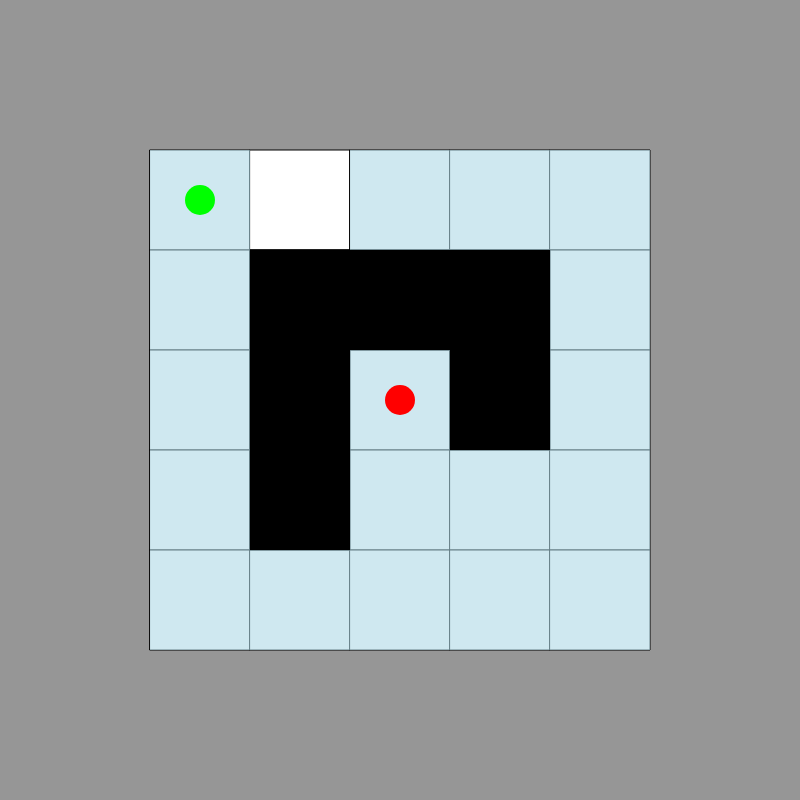
Frame 1 (no input)
Frame 60 (no input): identical to frame 1, image omitted
Frame 120 (the mouse pressed at the canvas centre since frame 60): identical to frame 1, image omitted

The p5.js sketch that drew this single still picture (run headless with seeded random() and noise() and a simulated clock; from frame 60 on, the mouse is pressed at the canvas centre):

// p5.js sketch
// ── sketch.js
let mx = 150;
let my = 150;
let ms = 500;
let bs = ms / 5;
let xPos;
let yPos;
let speed = 100;
let p;
let g;
let blockages = [];

let pathNodes = [];
let visitedNodes = [];
let currentPathIndex = 0;
let animationStarted = false;

function setup() {
  createCanvas(800, 800);
  let playerColor = color(255, 0, 0);
  p = new Player(mx + ms / 2, my + ms / 2, 30, playerColor);
  let goalColor = color(0, 255, 0);
  g = new Goal(mx + bs / 2, my + bs / 2, 30, goalColor);

  blockages = [
    new Block(mx + 1 * bs, my + 1 * bs, bs, true, false),
    new Block(mx + 2 * bs, my + 1 * bs, bs, true, false),
    new Block(mx + 3 * bs, my + 1 * bs, bs, true, false),
    new Block(mx + 3 * bs, my + 2 * bs, bs, true, false),
    new Block(mx + 1 * bs, my + 2 * bs, bs, true, false),
    new Block(mx + 1 * bs, my + 3 * bs, bs, true, false),
  ];

  findPath();
}

function draw() {
  background(150);

  // Draw maze blocks
  for (let i = 0; i < 5; i++) {
    for (let j = 0; j < 5; j++) {
      const b = new Block(mx + i * bs, my + j * bs, bs, false, false);
      b.drawBlock();
    }
  }

  // Draw blockages
  for (let blockage of blockages) {
    blockage.drawBlock();
  }

  // Draw visited nodes
  for (let node of visitedNodes) {
    fill(173, 216, 230, 150); // Light blue, semi-transparent
    noStroke();
    square(node.x, node.y, bs);
  }

  // Draw path nodes
  for (let i = 0; i < currentPathIndex && i < pathNodes.length; i++) {
    fill(255, 255, 0, 150); // Yellow, semi-transparent
    noStroke();
    square(pathNodes[i].x, pathNodes[i].y, bs);
  }

  // Store current position before movement
  let nextX = p.x;
  let nextY = p.y;

  // Calculate next position based on key press
  //if (keyIsDown(DOWN_ARROW)) {
  //  nextY += 2;
  //}
  //if (keyIsDown(UP_ARROW)) {
  //  nextY -= 2;
  //}
  //if (keyIsDown(RIGHT_ARROW)) {
  //  nextX += 2;
  //}
  //if (keyIsDown(LEFT_ARROW)) {
  //  nextX -= 2;
  //}

  // Only move if there's no collision with blockages or maze boundaries
  //if (!detectCollision(nextX, nextY) && !detectMazeCollision(nextX, nextY)) {
  //  p.movePlayer(nextX, nextY);
  //}

  g.drawGoal();
  p.drawPlayer();

  // Animate path
  if (
    animationStarted &&
    frameCount % 20 === 0 &&
    currentPathIndex < pathNodes.length
  ) {
    currentPathIndex++;
    if (currentPathIndex < pathNodes.length) {
      p.movePlayer(
        pathNodes[currentPathIndex].x + bs / 2,
        pathNodes[currentPathIndex].y + bs / 2,
      );
    }
  }
}

function keyPressed() {
  if (keyCode === ENTER) {
    animationStarted = true;
  }
  if (keyCode === 82) {
    // 'R' key
    resetAnimation();
  }
}

function resetAnimation() {
  currentPathIndex = 0;
  animationStarted = false;
  p.movePlayer(mx + 2 * bs + bs / 2, my + 2 * bs + bs / 2);
}

function findPath() {
  let startX = Math.floor((p.x - mx) / bs) * bs + mx;
  let startY = Math.floor((p.y - my) / bs) * bs + my;
  let goalX = Math.floor((g.x - mx) / bs) * bs + mx;
  let goalY = Math.floor((g.y - my) / bs) * bs + my;

  let queue = [
    {
      x: startX,
      y: startY,
      path: [{ x: startX, y: startY }],
    },
  ];
  let visited = new Set();

  while (queue.length > 0) {
    let current = queue.shift();
    let posKey = `${current.x},${current.y}`;

    if (visited.has(posKey)) continue;
    visited.add(posKey);
    visitedNodes.push({ x: current.x, y: current.y });

    if (current.x === goalX && current.y === goalY) {
      pathNodes = current.path;
      return;
    }

    // Check all four directions
    let directions = [
      { dx: 0, dy: -bs }, // up
      { dx: bs, dy: 0 }, // right
      { dx: 0, dy: bs }, // down
      { dx: -bs, dy: 0 }, // left
    ];

    for (let dir of directions) {
      let nextX = current.x + dir.dx;
      let nextY = current.y + dir.dy;

      // Check if next position is within maze bounds
      if (nextX < mx || nextX >= mx + ms || nextY < my || nextY >= my + ms) {
        continue;
      }

      // Check if next position hits a blockage
      let hitBlockage = false;
      for (let blockage of blockages) {
        if (blockage.x === nextX && blockage.y === nextY) {
          hitBlockage = true;
          break;
        }
      }

      if (!hitBlockage && !visited.has(`${nextX},${nextY}`)) {
        let newPath = [...current.path, { x: nextX, y: nextY }];
        queue.push({
          x: nextX,
          y: nextY,
          path: newPath,
        });
      }
    }
  }
}

//function detectCollision(nextX, nextY) {
//  // Check collision with each blockage
//  for (let blockage of blockages) {
//    // Calculate the edges of the player's circle
//    let playerLeft = nextX - p.r / 2;
//    let playerRight = nextX + p.r / 2;
//    let playerTop = nextY - p.r / 2;
//    let playerBottom = nextY + p.r / 2;
//
//    // Calculate the edges of the blockage
//    let blockLeft = blockage.x;
//    let blockRight = blockage.x + blockage.s;
//    let blockTop = blockage.y;
//    let blockBottom = blockage.y + blockage.s;
//
//    // Check for overlap
//    if (
//      playerRight > blockLeft &&
//      playerLeft < blockRight &&
//      playerBottom > blockTop &&
//      playerTop < blockBottom
//    ) {
//      console.log("Collision with blockage");
//      p.c = color(255, 165, 0); // Orange for blockage collision
//      return true;
//    }
//  }
//
//  p.c = color(255, 0, 0); // Reset to red if no collision
//  return false;
//}
//
//function detectMazeCollision(nextX, nextY) {
//  // Calculate player boundaries considering radius
//  let playerLeft = nextX - p.r / 2;
//  let playerRight = nextX + p.r / 2;
//  let playerTop = nextY - p.r / 2;
//  let playerBottom = nextY + p.r / 2;
//
//  // Calculate maze boundaries
//  let mazeLeft = mx;
//  let mazeRight = mx + ms;
//  let mazeTop = my;
//  let mazeBottom = my + ms;
//
//  // Check if player would go outside maze bounds
//  if (
//    playerLeft < mazeLeft ||
//    playerRight > mazeRight ||
//    playerTop < mazeTop ||
//    playerBottom > mazeBottom
//  ) {
//    console.log("Collision with maze boundary");
//    p.c = color(0, 0, 255); // Blue for boundary collision
//    return true;
//  }
//  return false;
//}

class Block {
  constructor(x, y, s, blockage, path) {
    this.x = x;
    this.y = y;
    this.s = s;
    this.blockage = blockage;
    this.path = path;
  }
  drawBlock() {
    stroke(0);
    strokeWeight(1);
    if (this.blockage) {
      fill(0);
    } else {
      fill(255);
    }
    square(this.x, this.y, this.s);
  }
}

class Player {
  constructor(x, y, r, c) {
    this.x = x;
    this.y = y;
    this.r = r;
    this.c = c;
  }
  drawPlayer() {
    fill(this.c);
    noStroke();
    circle(this.x, this.y, this.r);
  }
  movePlayer(xPos, yPos) {
    this.x = xPos;
    this.y = yPos;
  }
}

class Goal {
  constructor(x, y, r, c) {
    this.x = x;
    this.y = y;
    this.r = r;
    this.c = c;
  }
  drawGoal() {
    fill(this.c);
    noStroke();
    circle(this.x, this.y, this.r);
  }
}

function bfs(root) {
  if (!root || root.val) {
    return;
  }

  let q = [root];

  while (q.length > 0) {
    let node = q.shift();
    console.log(node.val);
    if (node.left) {
      q.push(node.left);
    }
    if (node.right) {
      q.push(node.right);
    }
  }
}
